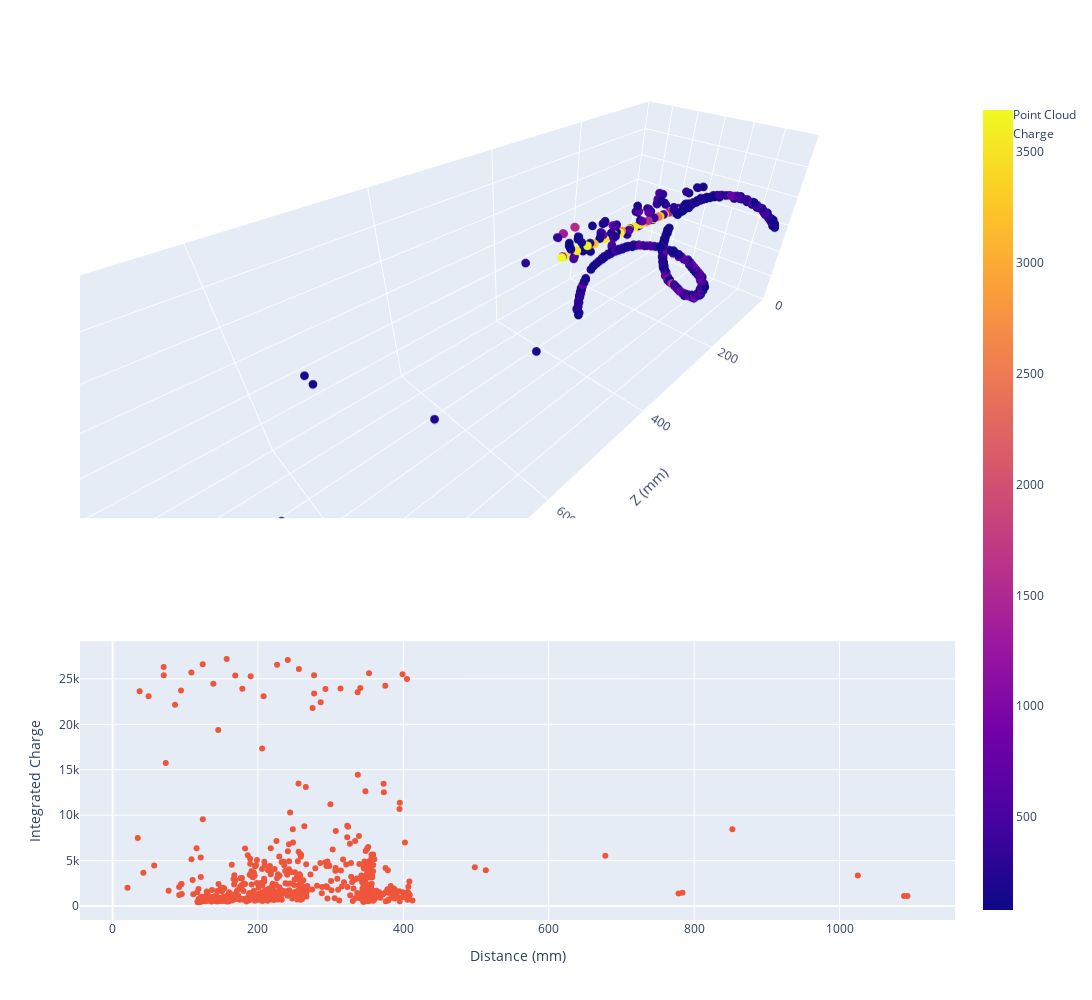

The notebook cell this image was saved under:
### Markdown cell above
Now load a random cloud from the file. If you want to debug with a fixed event, you can do that as well by uncommenting a line in the block below.

### Code cell
event = random.randint(min_event, max_event)
# You can hardcode a specific event to debug
# event = 20567
# event = 23787
print(f'Event {event}')
event_data = cloud_group[f'cloud_{event}']
cloud = PointCloud()
cloud.load_cloud_from_hdf5_data(event_data[:].copy(), event)
print(f'Cloud size: {len(cloud.cloud)}')

fig = make_subplots(2,1,specs=[[{"type": "scene"}],[{"type": "xy"}]],row_heights=[0.6,0.4])
fig.add_trace(
    go.Scatter3d(
        x=cloud.cloud[:, 2], 
        y=cloud.cloud[:, 0], 
        z=cloud.cloud[:, 1], 
        mode="markers", 
        marker= {
            "size": 3, 
            "color": cloud.cloud[:, 3], 
            "showscale": True
        }, 
        name="Point Cloud"
    ),
    row=1,
    col=1
)
fig.add_trace(
    go.Scatter(x=np.linalg.norm(cloud.cloud[:, :3], axis=1), y=cloud.cloud[:, 4], mode="markers", name="Charge"),
    row=2,
    col=1
)
fig.update_layout(
    xaxis_title="Distance (mm)",
    yaxis_title="Integrated Charge",
    scene = {
        "xaxis_range": [0.0, 1000.0],
        "yaxis_range": [-300.0, 300.0],
        "zaxis_range": [-300.0, 300.0],
        "xaxis_title": "Z (mm)",
        "yaxis_title": "X (mm)",
        "zaxis_title": "Y (mm)",
        "aspectratio": {
            "x": 3.3,
            "y": 1.0,
            "z": 1.0
        }
    },
    width=1300,
    height=1000,
)

### Figure 1 — Plotly figure (JSON) as saved in the notebook; plotly's stock layout.template omitted (floating-point values rounded to 4 significant figures; data arrays with more than 128 entries replaced by an {"elided": "..."} marker saying what was removed)
{"data": [{"marker": {"color": {"elided": "600 int values"}, "showscale": true, "size": 3}, "mode": "markers", "name": "Point Cloud", "scene": "scene", "type": "scatter3d", "x": {"elided": "600 float values"}, "y": {"elided": "600 float values"}, "z": {"elided": "600 float values"}}, {"mode": "markers", "name": "Charge", "type": "scatter", "x": {"elided": "600 float values"}, "xaxis": "x", "y": {"elided": "600 float values"}, "yaxis": "y"}], "layout": {"height": 1000, "scene": {"aspectratio": {"x": 3.3, "y": 1, "z": 1}, "domain": {"x": [0, 1], "y": [0.49, 1]}, "xaxis": {"range": [0, 1000], "title": {"text": "Z (mm)"}}, "yaxis": {"range": [-300, 300], "title": {"text": "X (mm)"}}, "zaxis": {"range": [-300, 300], "title": {"text": "Y (mm)"}}}, "width": 1300, "xaxis": {"anchor": "y", "domain": [0, 1], "title": {"text": "Distance (mm)"}}, "yaxis": {"anchor": "x", "domain": [0, 0.34], "title": {"text": "Integrated Charge"}}}}
